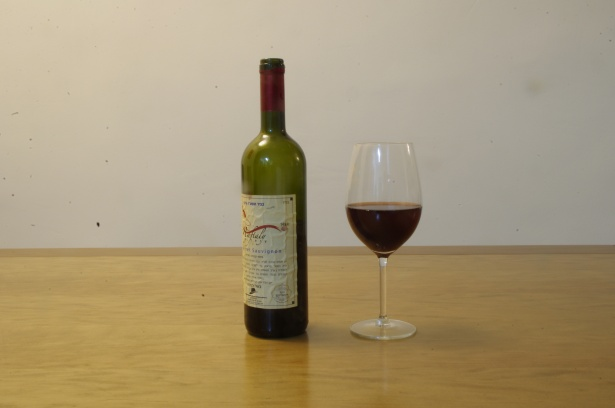
#> input picture images/unebouteille.jpg, 615 x 408 px, found by its file name
$ jupyter execute --allow-errors 'Test xml.ipynb'
#> lines starting #> are read from the running program, lines starting #| are printed output that depends on the picture
[cell 1]
import cv2

[cell 2]
img = cv2.imread("C:/DEV/traitement d'images/findbottle/images/unebouteille.jpg")
#> img is the input picture: shape (408, 615, 3); mean B, G, R 119.4, 151.3, 167.2
img_gray = cv2.cvtColor(img, cv2.COLOR_BGR2GRAY)
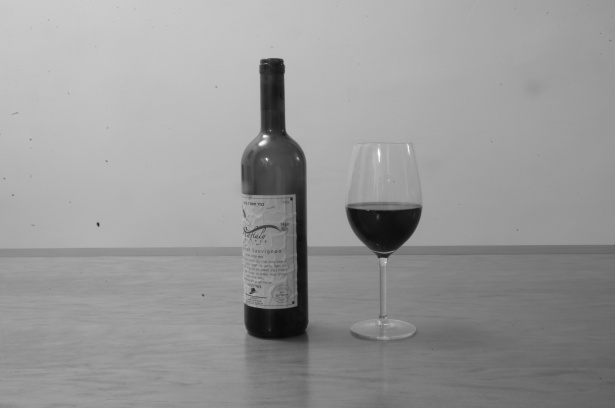
#> img_gray: shape (408, 615); min 9, max 254, mean 152.4
img_rgb = cv2.cvtColor(img, cv2.COLOR_BGR2RGB)
cv2.imshow("img", img_rgb)
cv2.imshow("bw", img_gray)
cv2.waitKey(0)

'''xml from https://github.com/AlexeyAB/OpenCV-detection-models/blob/master/latentsvmdetector/bottle.xml'''
